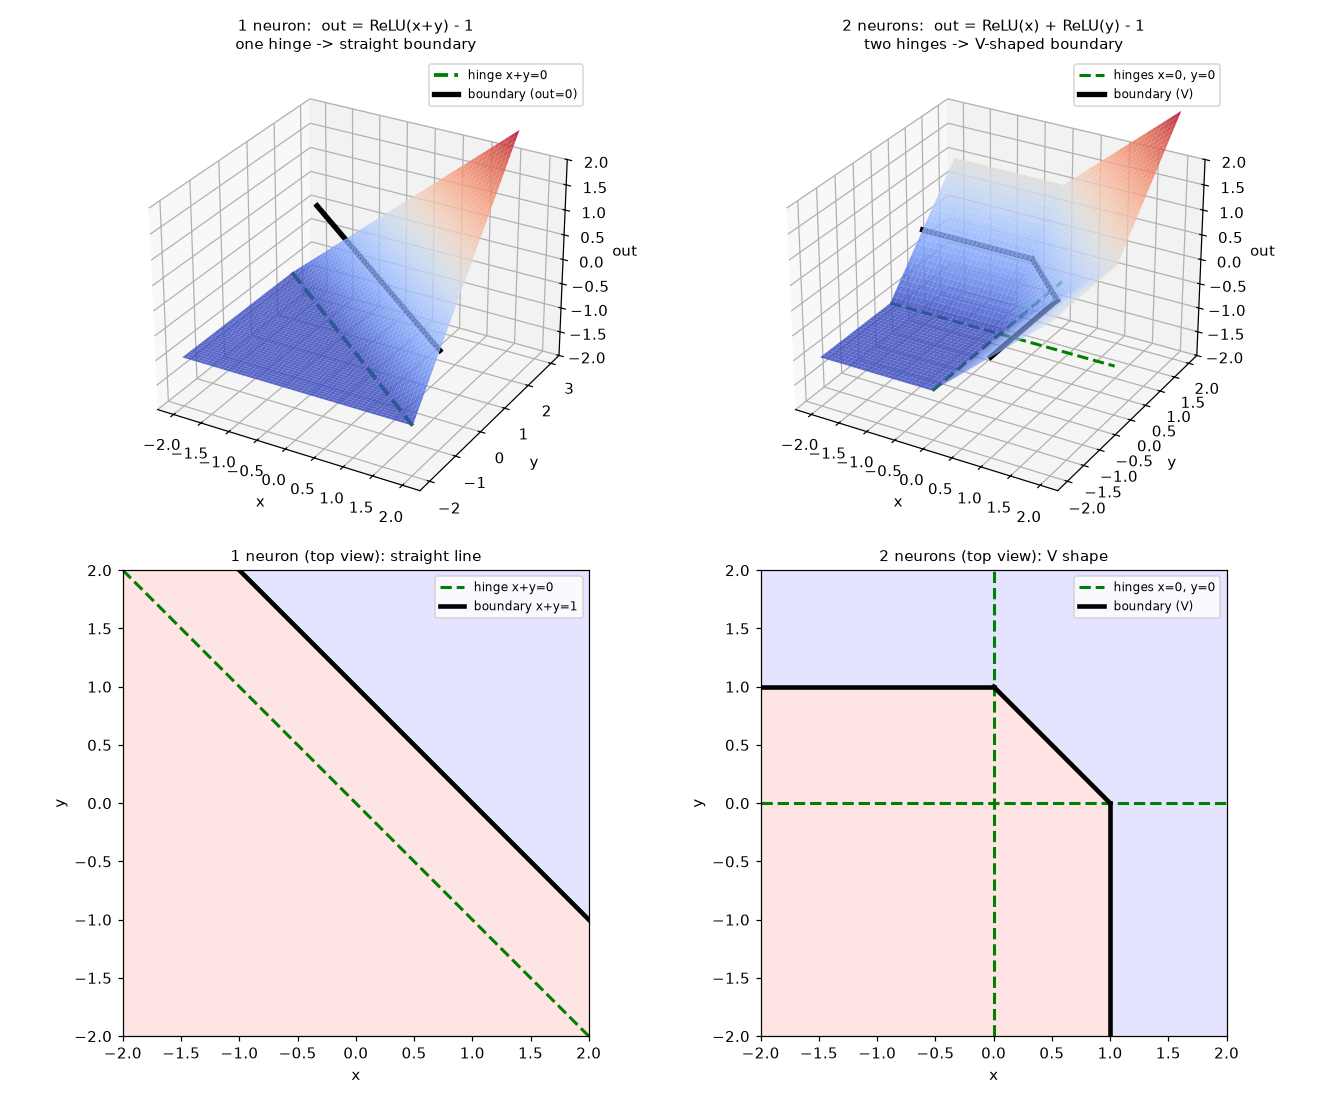

Reproduce this figure in Python.
# -*- coding: utf-8 -*-
"""
Day10 拆解：一个神经元 = 一道折痕，折痕相加 = 复杂折线
======================================================
左列：1 个神经元  out = ReLU(x+y) - 1   （一道折痕，边界是直线）
右列：2 个神经元  out = ReLU(x) + ReLU(y) - 1 （两道折痕，边界是 V 形）

上图 = 3D 曲面（模型输出），下图 = 2D 俯视（决策边界）
绿色虚线 = 折痕（ReLU 的拐点线），黑色实线 = 决策边界（输出=0）
"""
import numpy as np
import matplotlib
matplotlib.use("Agg")
import matplotlib.pyplot as plt
from mpl_toolkits.mplot3d import Axes3D  # noqa: F401

xs = np.linspace(-2, 2, 300)
ys = np.linspace(-2, 2, 300)
X, Y = np.meshgrid(xs, ys)

Z1 = np.maximum(0, X + Y) - 1.0            # 1 个神经元：一道折痕
Z2 = np.maximum(0, X) + np.maximum(0, Y) - 1.0  # 2 个神经元：两道折痕

fig = plt.figure(figsize=(12, 10))

# ---------- 左上：1 个神经元 3D ----------
ax = fig.add_subplot(2, 2, 1, projection="3d")
ax.plot_surface(X, Y, Z1, cmap="coolwarm", alpha=0.85, linewidth=0)
# 折痕 x+y=0（在 z=-1 处沿折痕走）
ax.plot(xs, -xs, -np.ones_like(xs), color="green", lw=2.5, linestyle="--", label="hinge x+y=0")
# 边界 x+y=1（z=0）
ax.plot(xs, 1 - xs, np.zeros_like(xs), color="black", lw=3.5, label="boundary (out=0)")
ax.set_zlim(-2, 2)
ax.set_title("1 neuron:  out = ReLU(x+y) - 1\none hinge -> straight boundary", fontsize=10)
ax.set_xlabel("x"); ax.set_ylabel("y"); ax.set_zlabel("out")
ax.legend(fontsize=8)
ax.view_init(elev=28, azim=-60)

# ---------- 右上：2 个神经元 3D ----------
ax = fig.add_subplot(2, 2, 2, projection="3d")
ax.plot_surface(X, Y, Z2, cmap="coolwarm", alpha=0.85, linewidth=0)
# 折痕 x=0 和 y=0
ax.plot(np.zeros_like(ys), ys, -np.ones_like(ys), color="green", lw=2, linestyle="--")
ax.plot(xs, np.zeros_like(xs), -np.ones_like(xs), color="green", lw=2, linestyle="--", label="hinges x=0, y=0")
# 边界 V：射线 x=1(y<=0) + 射线 y=1(x<=0) + 斜边 x+y=1(第一象限)
yy_neg = np.linspace(-2, 0, 50)
xx_neg = np.linspace(-2, 0, 50)
tt = np.linspace(0, 1, 50)
ax.plot(np.ones_like(yy_neg), yy_neg, np.zeros_like(yy_neg), color="black", lw=3.5, label="boundary (V)")
ax.plot(xx_neg, np.ones_like(xx_neg), np.zeros_like(xx_neg), color="black", lw=3.5)
ax.plot(tt, 1 - tt, np.zeros_like(tt), color="black", lw=3.5)
ax.set_zlim(-2, 2)
ax.set_title("2 neurons:  out = ReLU(x) + ReLU(y) - 1\ntwo hinges -> V-shaped boundary", fontsize=10)
ax.set_xlabel("x"); ax.set_ylabel("y"); ax.set_zlabel("out")
ax.legend(fontsize=8)
ax.view_init(elev=28, azim=-60)

# ---------- 左下：1 个神经元 2D 俯视 ----------
ax = fig.add_subplot(2, 2, 3)
ax.contourf(X, Y, Z1, levels=[-10, 0, 10], colors=["#ffd2d2", "#d2d2ff"], alpha=0.6)
ax.plot(xs, -xs, color="green", lw=2, linestyle="--", label="hinge x+y=0")
ax.plot(xs, 1 - xs, color="black", lw=3, label="boundary x+y=1")
ax.set_title("1 neuron (top view): straight line", fontsize=10)
ax.set_xlim(-2, 2); ax.set_ylim(-2, 2); ax.set_aspect("equal")
ax.legend(fontsize=8)
ax.set_xlabel("x"); ax.set_ylabel("y")

# ---------- 右下：2 个神经元 2D 俯视 ----------
ax = fig.add_subplot(2, 2, 4)
ax.contourf(X, Y, Z2, levels=[-10, 0, 10], colors=["#ffd2d2", "#d2d2ff"], alpha=0.6)
ax.plot(np.zeros_like(ys), ys, color="green", lw=2, linestyle="--", label="hinges x=0, y=0")
ax.plot(xs, np.zeros_like(xs), color="green", lw=2, linestyle="--")
ax.plot(np.ones_like(yy_neg), yy_neg, color="black", lw=3, label="boundary (V)")
ax.plot(xx_neg, np.ones_like(xx_neg), color="black", lw=3)
ax.plot(tt, 1 - tt, color="black", lw=3)
ax.set_title("2 neurons (top view): V shape", fontsize=10)
ax.set_xlim(-2, 2); ax.set_ylim(-2, 2); ax.set_aspect("equal")
ax.legend(fontsize=8)
ax.set_xlabel("x"); ax.set_ylabel("y")

plt.tight_layout()
plt.savefig("Day10_拆解.png", dpi=110)
print("saved: Day10_拆解.png")
